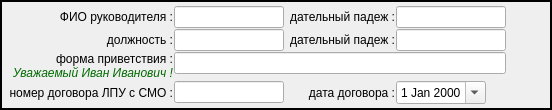
        <widget class="QFrame" name="pan_mo_assig_data">
         <property name="frameShape">
          <enum>QFrame::Box</enum>
         </property>
         <property name="frameShadow">
          <enum>QFrame::Plain</enum>
         </property>
         <property name="lineWidth">
          <number>2</number>
         </property>
         <layout class="QFormLayout" name="pan_assig_data">
          <property name="fieldGrowthPolicy">
           <enum>QFormLayout::AllNonFixedFieldsGrow</enum>
          </property>
          <property name="labelAlignment">
           <set>Qt::AlignRight|Qt::AlignTrailing|Qt::AlignVCenter</set>
          </property>
          <property name="horizontalSpacing">
           <number>1</number>
          </property>
          <property name="verticalSpacing">
           <number>1</number>
          </property>
          <property name="leftMargin">
           <number>4</number>
          </property>
          <property name="topMargin">
           <number>4</number>
          </property>
          <property name="rightMargin">
           <number>4</number>
          </property>
          <property name="bottomMargin">
           <number>4</number>
          </property>
          <item row="1" column="0">
           <widget class="QLabel" name="label_11">
            <property name="font">
             <font>
              <weight>50</weight>
              <bold>false</bold>
             </font>
            </property>
            <property name="text">
             <string> ФИО руководителя :</string>
            </property>
            <property name="alignment">
             <set>Qt::AlignRight|Qt::AlignTrailing|Qt::AlignVCenter</set>
            </property>
           </widget>
          </item>
          <item row="1" column="1">
           <layout class="QHBoxLayout" name="horizontalLayout_17" stretch="1,0,1,0">
            <property name="spacing">
             <number>1</number>
            </property>
            <item>
             <widget class="QLineEdit" name="ln_chif_fio">
              <property name="minimumSize">
               <size>
                <width>110</width>
                <height>0</height>
               </size>
              </property>
              <property name="maximumSize">
               <size>
                <width>110</width>
                <height>16777215</height>
               </size>
              </property>
              <property name="font">
               <font>
                <weight>50</weight>
                <bold>false</bold>
               </font>
              </property>
             </widget>
            </item>
            <item>
             <widget class="QLabel" name="label_2">
              <property name="minimumSize">
               <size>
                <width>110</width>
                <height>0</height>
               </size>
              </property>
              <property name="maximumSize">
               <size>
                <width>110</width>
                <height>16777215</height>
               </size>
              </property>
              <property name="font">
               <font>
                <weight>50</weight>
                <bold>false</bold>
               </font>
              </property>
              <property name="text">
               <string>  дательный падеж :</string>
              </property>
              <property name="alignment">
               <set>Qt::AlignRight|Qt::AlignTrailing|Qt::AlignVCenter</set>
              </property>
             </widget>
            </item>
            <item>
             <widget class="QLineEdit" name="ln_chif_fio_dp">
              <property name="minimumSize">
               <size>
                <width>110</width>
                <height>0</height>
               </size>
              </property>
              <property name="maximumSize">
               <size>
                <width>110</width>
                <height>16777215</height>
               </size>
              </property>
              <property name="font">
               <font>
                <weight>50</weight>
                <bold>false</bold>
               </font>
              </property>
             </widget>
            </item>
            <item>
             <spacer name="horizontalSpacer_13">
              <property name="orientation">
               <enum>Qt::Horizontal</enum>
              </property>
              <property name="sizeHint" stdset="0">
               <size>
                <width>40</width>
                <height>20</height>
               </size>
              </property>
             </spacer>
            </item>
           </layout>
          </item>
          <item row="2" column="0">
           <widget class="QLabel" name="label_10">
            <property name="maximumSize">
             <size>
              <width>220</width>
              <height>16777215</height>
             </size>
            </property>
            <property name="font">
             <font>
              <weight>50</weight>
              <bold>false</bold>
             </font>
            </property>
            <property name="text">
             <string> должность :</string>
            </property>
            <property name="alignment">
             <set>Qt::AlignRight|Qt::AlignTrailing|Qt::AlignVCenter</set>
            </property>
           </widget>
          </item>
          <item row="2" column="1">
           <layout class="QHBoxLayout" name="horizontalLayout_15" stretch="1,0,1,0">
            <property name="spacing">
             <number>1</number>
            </property>
            <item>
             <widget class="QLineEdit" name="ln_chif_state">
              <property name="minimumSize">
               <size>
                <width>110</width>
                <height>0</height>
               </size>
              </property>
              <property name="maximumSize">
               <size>
                <width>110</width>
                <height>16777215</height>
               </size>
              </property>
              <property name="font">
               <font>
                <weight>50</weight>
                <bold>false</bold>
               </font>
              </property>
             </widget>
            </item>
            <item>
             <widget class="QLabel" name="label_6">
              <property name="minimumSize">
               <size>
                <width>110</width>
                <height>0</height>
               </size>
              </property>
              <property name="maximumSize">
               <size>
                <width>110</width>
                <height>16777215</height>
               </size>
              </property>
              <property name="font">
               <font>
                <weight>50</weight>
                <bold>false</bold>
               </font>
              </property>
              <property name="text">
               <string>  дательный падеж :</string>
              </property>
              <property name="alignment">
               <set>Qt::AlignRight|Qt::AlignTrailing|Qt::AlignVCenter</set>
              </property>
             </widget>
            </item>
            <item>
             <widget class="QLineEdit" name="ln_chif_state_dp">
              <property name="minimumSize">
               <size>
                <width>110</width>
                <height>0</height>
               </size>
              </property>
              <property name="maximumSize">
               <size>
                <width>110</width>
                <height>16777215</height>
               </size>
              </property>
              <property name="font">
               <font>
                <weight>50</weight>
                <bold>false</bold>
               </font>
              </property>
             </widget>
            </item>
            <item>
             <spacer name="horizontalSpacer_12">
              <property name="orientation">
               <enum>Qt::Horizontal</enum>
              </property>
              <property name="sizeHint" stdset="0">
               <size>
                <width>40</width>
                <height>20</height>
               </size>
              </property>
             </spacer>
            </item>
           </layout>
          </item>
          <item row="4" column="1">
           <layout class="QHBoxLayout" name="horizontalLayout" stretch="1,0">
            <property name="spacing">
             <number>1</number>
            </property>
            <item>
             <widget class="QLineEdit" name="ln_chif_greetings">
              <property name="minimumSize">
               <size>
                <width>332</width>
                <height>0</height>
               </size>
              </property>
              <property name="maximumSize">
               <size>
                <width>332</width>
                <height>16777215</height>
               </size>
              </property>
              <property name="font">
               <font>
                <weight>50</weight>
                <bold>false</bold>
               </font>
              </property>
             </widget>
            </item>
            <item>
             <spacer name="horizontalSpacer_21">
              <property name="orientation">
               <enum>Qt::Horizontal</enum>
              </property>
              <property name="sizeHint" stdset="0">
               <size>
                <width>40</width>
                <height>20</height>
               </size>
              </property>
             </spacer>
            </item>
           </layout>
          </item>
          <item row="5" column="0">
           <widget class="QLabel" name="label_3">
            <property name="font">
             <font>
              <weight>50</weight>
              <bold>false</bold>
             </font>
            </property>
            <property name="text">
             <string> номер договора ЛПУ с СМО :</string>
            </property>
            <property name="alignment">
             <set>Qt::AlignRight|Qt::AlignTrailing|Qt::AlignVCenter</set>
            </property>
           </widget>
          </item>
          <item row="5" column="1">
           <layout class="QHBoxLayout" name="horizontalLayout_16" stretch="0,0,0,1">
            <property name="spacing">
             <number>1</number>
            </property>
            <item>
             <widget class="QLineEdit" name="ln_contract_num">
              <property name="minimumSize">
               <size>
                <width>110</width>
                <height>0</height>
               </size>
              </property>
              <property name="maximumSize">
               <size>
                <width>110</width>
                <height>16777215</height>
               </size>
              </property>
              <property name="font">
               <font>
                <weight>50</weight>
                <bold>false</bold>
               </font>
              </property>
             </widget>
            </item>
            <item>
             <widget class="QLabel" name="label_8">
              <property name="minimumSize">
               <size>
                <width>110</width>
                <height>0</height>
               </size>
              </property>
              <property name="font">
               <font>
                <weight>50</weight>
                <bold>false</bold>
               </font>
              </property>
              <property name="text">
               <string>  дата договора :</string>
              </property>
              <property name="alignment">
               <set>Qt::AlignRight|Qt::AlignTrailing|Qt::AlignVCenter</set>
              </property>
             </widget>
            </item>
            <item>
             <widget class="QDateEdit" name="date_contract">
              <property name="minimumSize">
               <size>
                <width>90</width>
                <height>0</height>
               </size>
              </property>
              <property name="maximumSize">
               <size>
                <width>90</width>
                <height>16777215</height>
               </size>
              </property>
              <property name="font">
               <font>
                <weight>50</weight>
                <bold>false</bold>
               </font>
              </property>
              <property name="alignment">
               <set>Qt::AlignCenter</set>
              </property>
              <property name="calendarPopup">
               <bool>true</bool>
              </property>
             </widget>
            </item>
            <item>
             <spacer name="horizontalSpacer_5">
              <property name="orientation">
               <enum>Qt::Horizontal</enum>
              </property>
              <property name="sizeHint" stdset="0">
               <size>
                <width>40</width>
                <height>20</height>
               </size>
              </property>
             </spacer>
            </item>
           </layout>
          </item>
          <item row="4" column="0">
           <layout class="QVBoxLayout" name="verticalLayout_6">
            <property name="spacing">
             <number>0</number>
            </property>
            <property name="leftMargin">
             <number>0</number>
            </property>
            <property name="topMargin">
             <number>0</number>
            </property>
            <property name="rightMargin">
             <number>0</number>
            </property>
            <property name="bottomMargin">
             <number>0</number>
            </property>
            <item>
             <widget class="QLabel" name="label_7">
              <property name="font">
               <font>
                <weight>50</weight>
                <bold>false</bold>
               </font>
              </property>
              <property name="text">
               <string>форма приветствия :</string>
              </property>
              <property name="alignment">
               <set>Qt::AlignRight|Qt::AlignTrailing|Qt::AlignVCenter</set>
              </property>
             </widget>
            </item>
            <item>
             <widget class="QLabel" name="label_9">
              <property name="palette">
               <palette>
                <active>
                 <colorrole role="WindowText">
                  <brush brushstyle="SolidPattern">
                   <color alpha="255">
                    <red>0</red>
                    <green>106</green>
                    <blue>0</blue>
                   </color>
                  </brush>
                 </colorrole>
                </active>
                <inactive>
                 <colorrole role="WindowText">
                  <brush brushstyle="SolidPattern">
                   <color alpha="255">
                    <red>0</red>
                    <green>106</green>
                    <blue>0</blue>
                   </color>
                  </brush>
                 </colorrole>
                </inactive>
                <disabled>
                 <colorrole role="WindowText">
                  <brush brushstyle="SolidPattern">
                   <color alpha="255">
                    <red>106</red>
                    <green>104</green>
                    <blue>100</blue>
                   </color>
                  </brush>
                 </colorrole>
                </disabled>
               </palette>
              </property>
              <property name="font">
               <font>
                <weight>50</weight>
                <italic>true</italic>
                <bold>false</bold>
               </font>
              </property>
              <property name="text">
               <string>Уважаемый Иван Иванович !</string>
              </property>
              <property name="alignment">
               <set>Qt::AlignRight|Qt::AlignTrailing|Qt::AlignVCenter</set>
              </property>
             </widget>
            </item>
           </layout>
          </item>
         </layout>
        </widget>
